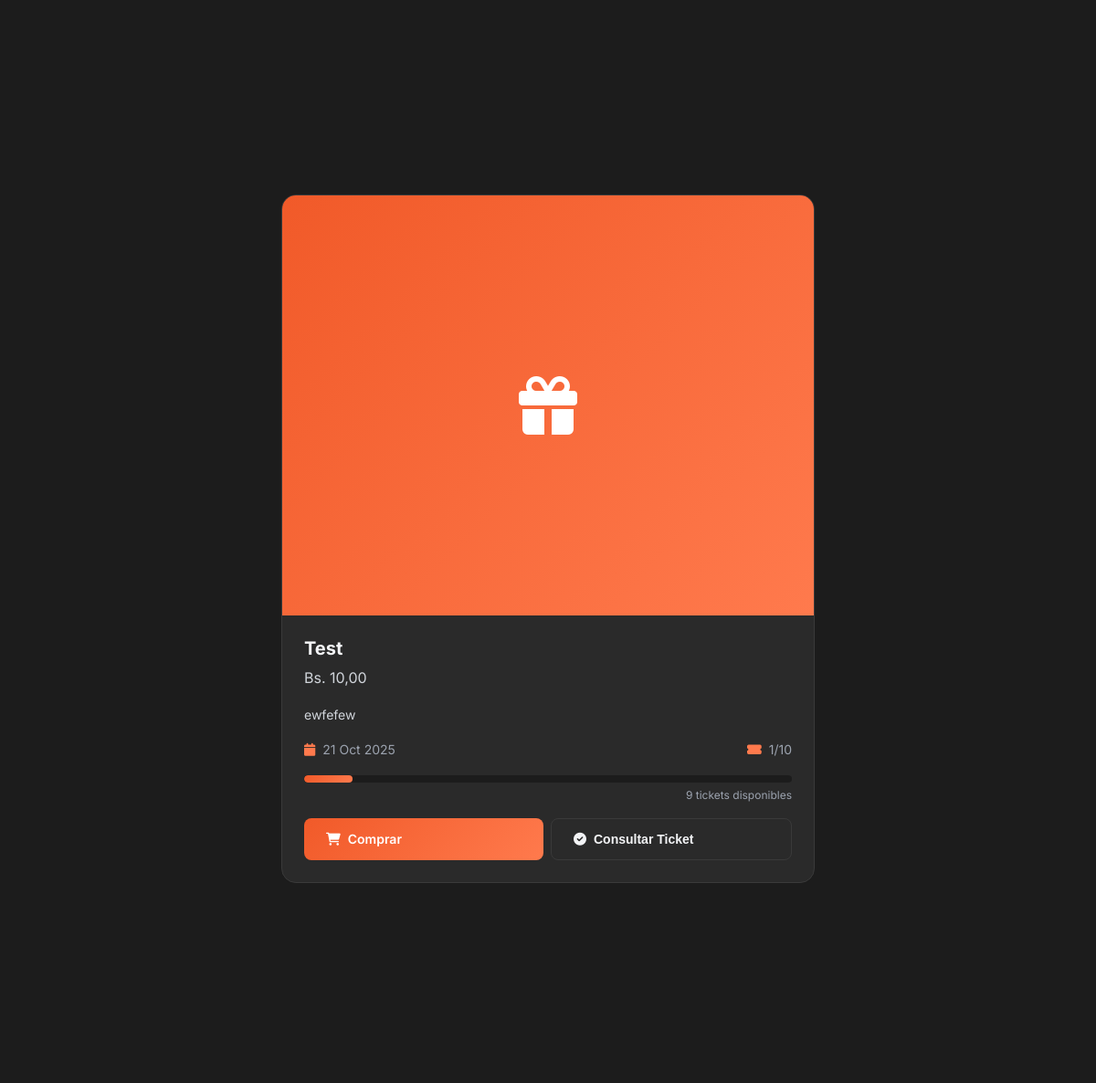
The app's page / (middle part), older data.
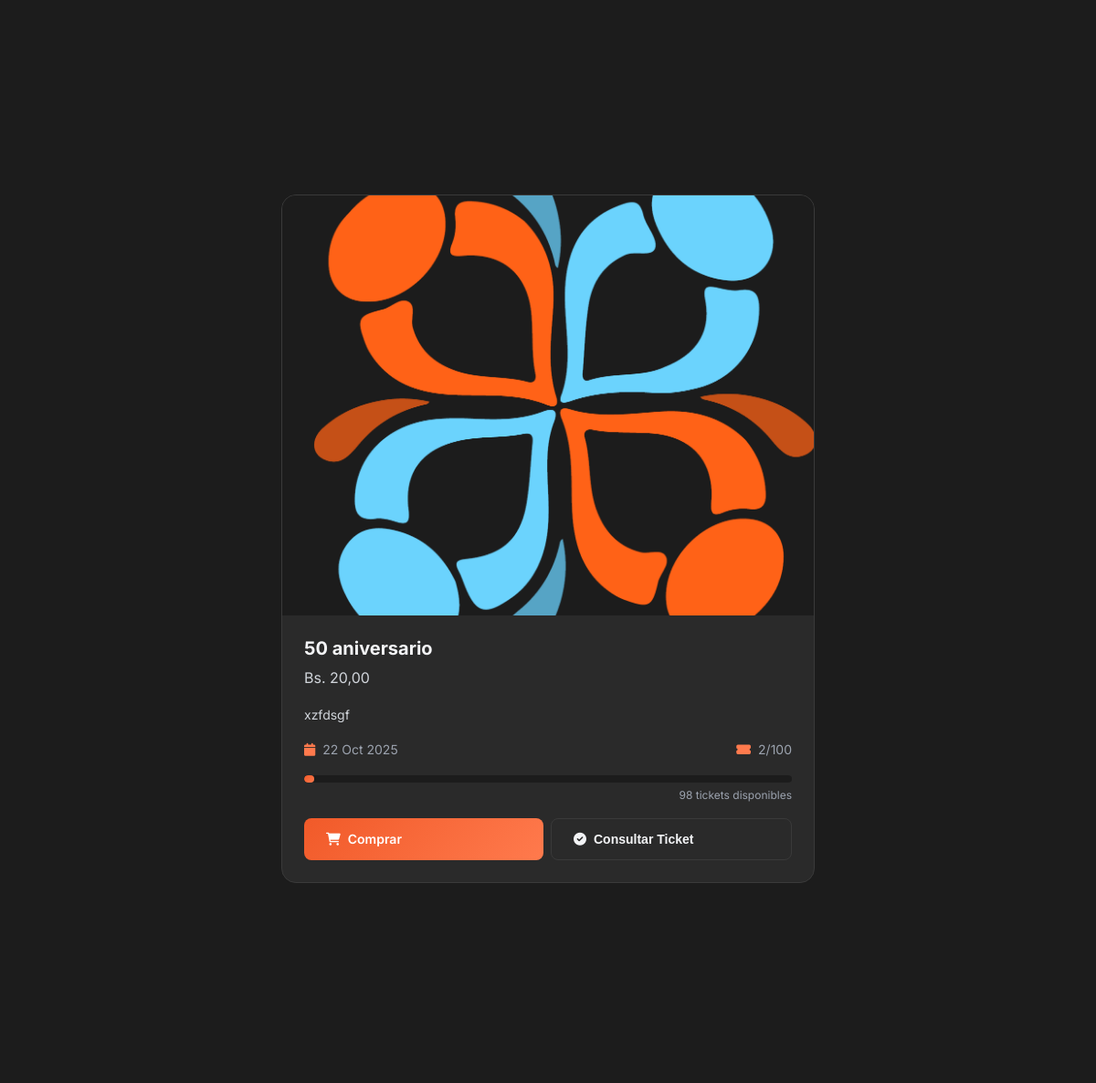
The same page, newer data.
### app1/models.py (models this page shows, shortened)
class Rifa(models.Model):
    titulo = models.CharField(max_length=200)
    descripcion = models.TextField(blank=True)
    fecha_sorteo = models.DateField()
    total_tickets = models.PositiveIntegerField(default=100)
    precio = models.DecimalField(max_digits=10, decimal_places=2, default=0)
    winner_ticket = models.ForeignKey('Ticket', null=True, blank=True, on_delete=models.SET_NULL, related_name='won_rifa')
    class Meta:
        ordering = ['-fecha_sorteo', 'titulo']
    @property
    def tickets_sold(self):
        return self.tickets.count()
    @property
    def tickets_available(self):
        return max(self.total_tickets - self.tickets_sold, 0)

class RifaImage(models.Model):
    rifa = models.ForeignKey(Rifa, related_name='images', on_delete=models.CASCADE)
    image = models.ImageField(upload_to='rifas/')
    class Meta:
        ordering = ['id']

### app1/views.py (the view)
# urls.py: path('', views.index, name='index'),
@require_http_methods(['GET', 'POST'])
def index(request):
    if request.method == 'POST':
        rifa_id = request.POST.get('rifa_id')
        return redirect('compra_rifa', rifa_id=rifa_id)
    rifas = crud_app.obtener_rifas()
    return render(request, 'index.html', {'rifas': rifas})

### app1/crud.py (called while the page is built)
def obtener_rifas():
    return Rifa.objects.all().prefetch_related('images')

### app1/templates/index.html (shortened to what this page needs)
{% load static %}
<!DOCTYPE html>
<html lang="es">
<head>
    <link rel="stylesheet" href="{% static 'css/styles.css' %}">
    <link rel="stylesheet" href="https://cdnjs.cloudflare.com/ajax/libs/font-awesome/6.0.0/css/all.min.css">
</head>
<body>
    <section id="rifas" class="rifas-section">
        <div class="rifas-grid">
            {% for rifa in rifas %}
            {% with delay=forloop.counter0|add:1 %}
            <div class="rifa-card" data-animation-delay="{{ delay }}00" data-card-id="{{ rifa.id }}" onclick="openRaffleModal('{{ rifa.id }}')">
                {% if rifa.images.all %}
                <div class="rifa-image-slider">
                    <div class="slider-wrapper">
                        {% for img in rifa.images.all %}
                        <img src="{{ img.image.url }}" alt="{{ rifa.titulo }}" class="rifa-image {% if forloop.first %}active{% endif %}">
                        {% endfor %}
                    </div>
                </div>
                {% else %}
                <div class="rifa-image-placeholder">
                    <i class="fas fa-gift"></i>
                </div>
                {% endif %}
                <div class="rifa-content">
                    <h3 class="rifa-title">{{ rifa.titulo }}</h3>
                    <p class="rifa-price">Bs. {{ rifa.precio|floatformat:2 }}</p>
                    <p class="rifa-description">{{ rifa.descripcion|truncatewords:15 }}</p>
                    <div class="rifa-info">
                        <div class="rifa-date">
                            <i class="fas fa-calendar"></i>
                            {{ rifa.fecha_sorteo|date:"d M Y" }}
                        </div>
                        <div class="rifa-tickets">
                            <i class="fas fa-ticket-alt"></i>
                            {{ rifa.tickets_sold }}/{{ rifa.total_tickets }}
                        </div>
                    </div>
                    <div class="rifa-progress">
                        <div class="progress-bar">
                            {% widthratio rifa.tickets_sold rifa.total_tickets 100 as fill_width %}
                            <div class="progress-fill" data-progress="{{ fill_width }}"></div>
                        </div>
                        <div class="progress-text">
                            {{ rifa.tickets_available }} tickets disponibles
                        </div>
                    </div>
                    <div class="rifa-footer">
                        {% if rifa.tickets_available > 0 %}
                        <a href="{% url 'compra_rifa' rifa.id %}" class="btn-primary" style="flex: 1;" onclick="event.preventDefault(); event.stopPropagation(); openRaffleModal('{{ rifa.id }}');">
                            <i class="fas fa-shopping-cart"></i> Comprar
                        </a>
                        <button class="btn-secondary" onclick="event.stopPropagation(); openConfirmModal('{{ rifa.id }}')">
                            <i class="fas fa-check-circle"></i> Consultar Ticket
                        </button>
                        {% else %}
                        <button class="btn-secondary" style="flex: 1;" disabled onclick="event.stopPropagation();">
                            <i class="fas fa-times-circle"></i> Agotada
                        </button>
                        {% endif %}
                    </div>
                </div>
            </div>
            {% endwith %}
            {% empty %}
            <div class="empty-state">
                <i class="fas fa-inbox"></i>
                <p>No hay rifas disponibles en este momento</p>
            </div>
            {% endfor %}
        </div>
    </section>
    <section class="how-it-works" id="como-funciona">
    </section>
</body>
</html>

Row changes from the older to the newer data that the page shows:
removed Rifa: titulo "Test", precio "10,00", descripcion "ewfefew", fecha_sorteo "21 Oct 2025", tickets_sold "1", total_tickets "10", tickets_available "9"
added Rifa: titulo "50 aniversario", precio "20,00", descripcion "xzfdsgf", fecha_sorteo "22 Oct 2025", tickets_sold "2", total_tickets "100", tickets_available "98"
added RifaImage: image (picture)
